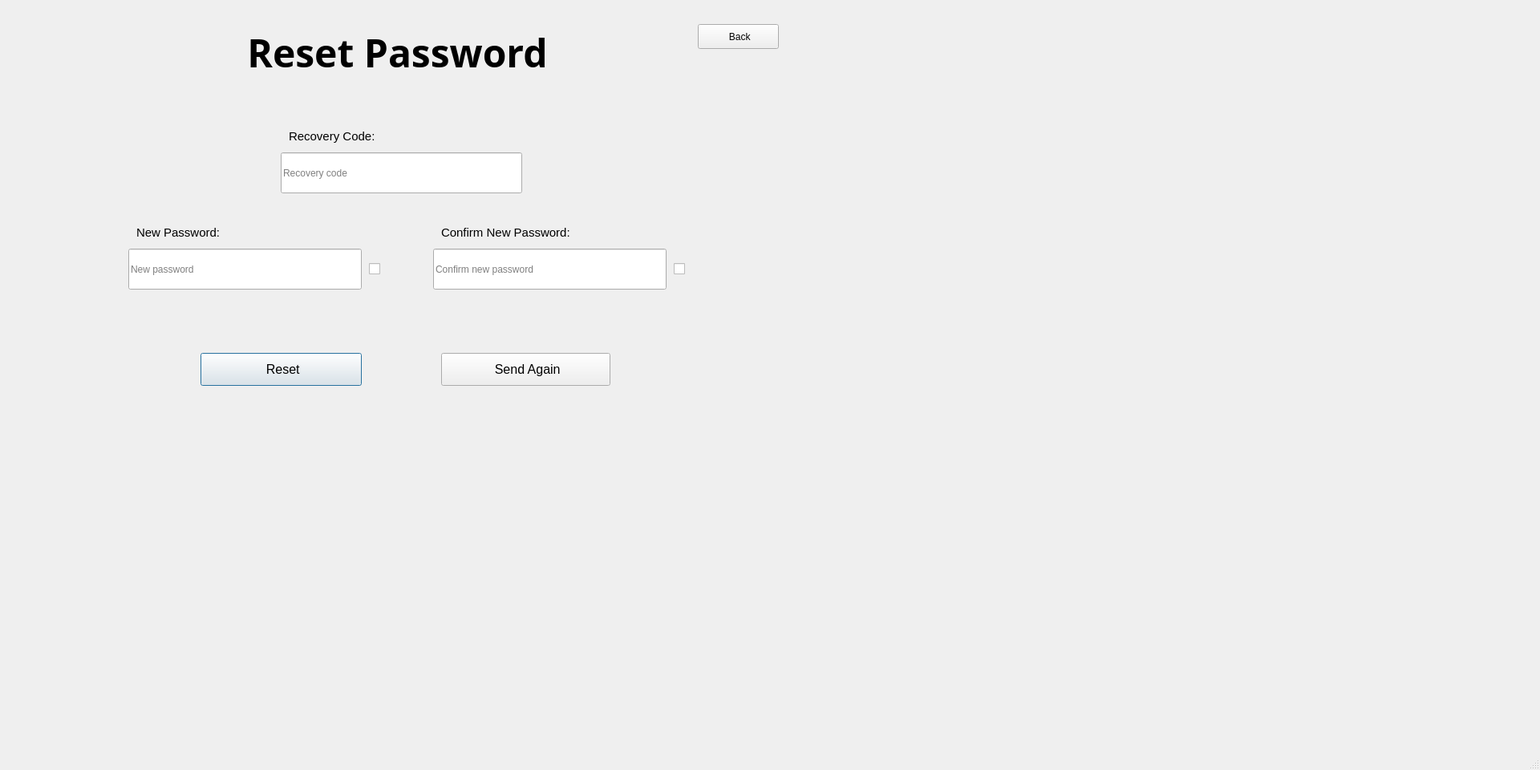
<?xml version='1.0' encoding='utf-8'?>
<ui version="4.0">
 <class>IdanCloud</class>
 <widget class="QMainWindow" name="IdanCloud">
  <property name="geometry">
   <rect>
    <x>0</x>
    <y>0</y>
    <width>1920</width>
    <height>960</height>
   </rect>
  </property>
  <property name="acceptDrops">
   <bool>false</bool>
  </property>
  <property name="windowTitle">
   <string>IdanCloud</string>
  </property>
  <property name="styleSheet">
   <string notr="true" />
  </property>
  <widget class="QWidget" name="centralwidget">
   <widget class="QLabel" name="label">
    <property name="geometry">
     <rect>
      <x>280</x>
      <y>40</y>
      <width>431</width>
      <height>51</height>
     </rect>
    </property>
    <property name="font">
     <font>
      <family>Trebuchet MS</family>
      <pointsize>36</pointsize>
      <bold>true</bold>
     </font>
    </property>
    <property name="layoutDirection">
     <enum>Qt::LayoutDirection::LeftToRight</enum>
    </property>
    <property name="styleSheet">
     <string notr="true">.btn {
    margin: 1rem;
    font-size: 1.2rem;
    color: var(--text);
    padding: 0.7rem 2rem;
    border-radius: 30em;
    border-style: none;
    text-transform: uppercase;
    letter-spacing: 2px;
    background-color: transparent;
    box-shadow: 1px 1px 10px #000000;
    transition: all .3s ease;
    opacity: 0.8;
}</string>
    </property>
    <property name="text">
     <string>Reset Password</string>
    </property>
    <property name="scaledContents">
     <bool>true</bool>
    </property>
    <property name="alignment">
     <set>Qt::AlignmentFlag::AlignCenter</set>
    </property>
   </widget>
   <widget class="QLineEdit" name="code">
    <property name="geometry">
     <rect>
      <x>350</x>
      <y>190</y>
      <width>301</width>
      <height>51</height>
     </rect>
    </property>
    <property name="alignment">
     <set>Qt::AlignmentFlag::AlignLeading|Qt::AlignmentFlag::AlignLeft|Qt::AlignmentFlag::AlignVCenter</set>
    </property>
    <property name="placeholderText">
     <string>Recovery code</string>
    </property>
   </widget>
   <widget class="QLabel" name="code_label">
    <property name="geometry">
     <rect>
      <x>360</x>
      <y>160</y>
      <width>221</width>
      <height>21</height>
     </rect>
    </property>
    <property name="font">
     <font>
      <pointsize>11</pointsize>
     </font>
    </property>
    <property name="text">
     <string>&lt;html&gt;&lt;head/&gt;&lt;body&gt;&lt;p&gt;&lt;span&gt;Recovery Code:&lt;/span&gt;&lt;/p&gt;&lt;/body&gt;&lt;/html&gt;</string>
    </property>
    <property name="alignment">
     <set>Qt::AlignmentFlag::AlignLeading|Qt::AlignmentFlag::AlignLeft|Qt::AlignmentFlag::AlignVCenter</set>
    </property>
   </widget>
   <widget class="QPushButton" name="back_button">
    <property name="geometry">
     <rect>
      <x>870</x>
      <y>30</y>
      <width>101</width>
      <height>31</height>
     </rect>
    </property>
    <property name="styleSheet">
     <string notr="true" />
    </property>
    <property name="text">
     <string> Back</string>
    </property>
    <property name="iconSize">
     <size>
      <width>20</width>
      <height>20</height>
     </size>
    </property>
   </widget>
   <widget class="QPushButton" name="reset_button">
    <property name="geometry">
     <rect>
      <x>250</x>
      <y>440</y>
      <width>201</width>
      <height>41</height>
     </rect>
    </property>
    <property name="font">
     <font>
      <pointsize>12</pointsize>
     </font>
    </property>
    <property name="styleSheet">
     <string notr="true" />
    </property>
    <property name="text">
     <string> Reset</string>
    </property>
    <property name="iconSize">
     <size>
      <width>20</width>
      <height>20</height>
     </size>
    </property>
    <property name="default">
     <bool>true</bool>
    </property>
   </widget>
   <widget class="QPushButton" name="send_again_button">
    <property name="geometry">
     <rect>
      <x>550</x>
      <y>440</y>
      <width>211</width>
      <height>41</height>
     </rect>
    </property>
    <property name="font">
     <font>
      <pointsize>12</pointsize>
     </font>
    </property>
    <property name="styleSheet">
     <string notr="true" />
    </property>
    <property name="text">
     <string> Send Again</string>
    </property>
    <property name="iconSize">
     <size>
      <width>20</width>
      <height>20</height>
     </size>
    </property>
   </widget>
   <widget class="QLineEdit" name="password">
    <property name="geometry">
     <rect>
      <x>160</x>
      <y>310</y>
      <width>291</width>
      <height>51</height>
     </rect>
    </property>
    <property name="alignment">
     <set>Qt::AlignmentFlag::AlignLeading|Qt::AlignmentFlag::AlignLeft|Qt::AlignmentFlag::AlignVCenter</set>
    </property>
    <property name="placeholderText">
     <string>New password</string>
    </property>
   </widget>
   <widget class="QLabel" name="password_label">
    <property name="geometry">
     <rect>
      <x>170</x>
      <y>280</y>
      <width>211</width>
      <height>21</height>
     </rect>
    </property>
    <property name="font">
     <font>
      <pointsize>11</pointsize>
     </font>
    </property>
    <property name="text">
     <string>&lt;html&gt;&lt;head/&gt;&lt;body&gt;&lt;p&gt;&lt;span&gt;New Password:&lt;/span&gt;&lt;/p&gt;&lt;/body&gt;&lt;/html&gt;</string>
    </property>
    <property name="alignment">
     <set>Qt::AlignmentFlag::AlignLeading|Qt::AlignmentFlag::AlignLeft|Qt::AlignmentFlag::AlignVCenter</set>
    </property>
   </widget>
   <widget class="QLineEdit" name="confirm_password">
    <property name="geometry">
     <rect>
      <x>540</x>
      <y>310</y>
      <width>291</width>
      <height>51</height>
     </rect>
    </property>
    <property name="alignment">
     <set>Qt::AlignmentFlag::AlignLeading|Qt::AlignmentFlag::AlignLeft|Qt::AlignmentFlag::AlignVCenter</set>
    </property>
    <property name="placeholderText">
     <string>Confirm new password</string>
    </property>
   </widget>
   <widget class="QLabel" name="confirm_password_label">
    <property name="geometry">
     <rect>
      <x>550</x>
      <y>280</y>
      <width>231</width>
      <height>21</height>
     </rect>
    </property>
    <property name="font">
     <font>
      <pointsize>11</pointsize>
     </font>
    </property>
    <property name="text">
     <string>&lt;html&gt;&lt;head/&gt;&lt;body&gt;&lt;p&gt;&lt;span&gt;Confirm New Password:&lt;/span&gt;&lt;/p&gt;&lt;/body&gt;&lt;/html&gt;</string>
    </property>
    <property name="alignment">
     <set>Qt::AlignmentFlag::AlignLeading|Qt::AlignmentFlag::AlignLeft|Qt::AlignmentFlag::AlignVCenter</set>
    </property>
   </widget>
   <widget class="QCheckBox" name="password_toggle">
    <property name="geometry">
     <rect>
      <x>460</x>
      <y>320</y>
      <width>21</width>
      <height>31</height>
     </rect>
    </property>
    <property name="text">
     <string />
    </property>
   </widget>
   <widget class="QCheckBox" name="confirm_password_toggle">
    <property name="geometry">
     <rect>
      <x>840</x>
      <y>320</y>
      <width>31</width>
      <height>31</height>
     </rect>
    </property>
    <property name="font">
     <font>
      <pointsize>9</pointsize>
     </font>
    </property>
    <property name="text">
     <string />
    </property>
    <property name="iconSize">
     <size>
      <width>32</width>
      <height>32</height>
     </size>
    </property>
   </widget>
   <widget class="QLabel" name="message">
    <property name="geometry">
     <rect>
      <x>0</x>
      <y>370</y>
      <width>1001</width>
      <height>51</height>
     </rect>
    </property>
    <property name="text">
     <string />
    </property>
    <property name="alignment">
     <set>Qt::AlignmentFlag::AlignCenter</set>
    </property>
   </widget>
  </widget>
  <widget class="QStatusBar" name="statusbar" />
 </widget>
 <resources />
 <connections />
</ui>
